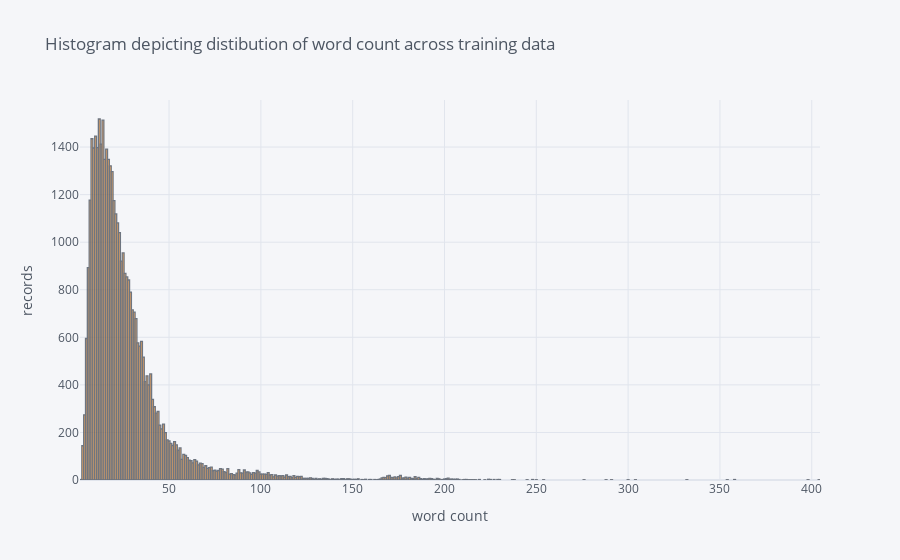

Source (notebook cell):
### Code cell
training_data['word count'].iplot(kind = 'hist', xTitle = "word count", yTitle = 'records', 
                            title = "Histogram depicting distibution of word count across training data" )

### Figure 1 — Plotly figure (JSON) as saved in the notebook; plotly's stock layout.template omitted (floating-point values rounded to 4 significant figures; data arrays with more than 128 entries replaced by an {"elided": "..."} marker saying what was removed)
{"data": [{"histfunc": "count", "histnorm": "", "marker": {"color": "rgba(255, 153, 51, 1.0)", "line": {"color": "#4D5663", "width": 1.3}}, "name": "word count", "opacity": 0.8, "orientation": "v", "type": "histogram", "x": {"elided": "41997 int values"}}], "layout": {"barmode": "overlay", "legend": {"bgcolor": "#F5F6F9", "font": {"color": "#4D5663"}}, "paper_bgcolor": "#F5F6F9", "plot_bgcolor": "#F5F6F9", "title": {"font": {"color": "#4D5663"}, "text": "Histogram depicting distibution of word count across training data"}, "xaxis": {"gridcolor": "#E1E5ED", "showgrid": true, "tickfont": {"color": "#4D5663"}, "title": {"font": {"color": "#4D5663"}, "text": "word count"}, "zerolinecolor": "#E1E5ED"}, "yaxis": {"gridcolor": "#E1E5ED", "showgrid": true, "tickfont": {"color": "#4D5663"}, "title": {"font": {"color": "#4D5663"}, "text": "records"}, "zerolinecolor": "#E1E5ED"}}}
